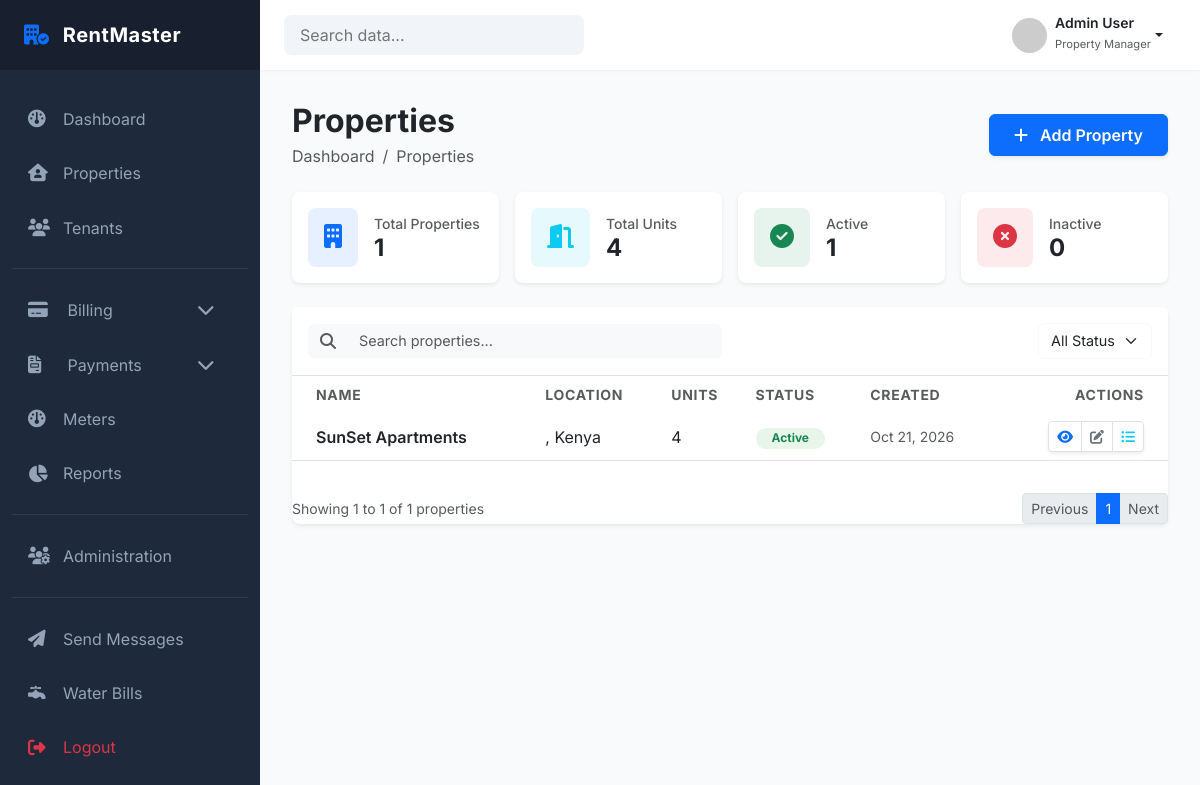
Page /properties/ (signed in) on the committed database.
### properties/models.py (models this page shows, shortened)
class Property(models.Model):
    landlord = models.ForeignKey(
        settings.AUTH_USER_MODEL,
        on_delete=models.PROTECT,
        related_name="properties",
        limit_choices_to={"role": "LANDLORD"}
    )
    name = models.CharField(max_length=150)
    description = models.TextField(blank=True)
    address_line_1 = models.CharField(max_length=250)
    address_line_2 = models.CharField(max_length=255, blank=True)
    country = models.CharField(max_length=100)
    county = models.CharField(max_length=100, blank=True)
    postal_code = models.CharField(max_length=20, blank=True)
    is_active = models.BooleanField(default=True)
    created_at = models.DateTimeField(auto_now_add=True)
    updated_at = models.DateTimeField(auto_now=True)
    class Meta:
        constraints = [
            UniqueConstraint(
                fields=["landlord", "name"],
                name="unique_property_name_per_landlord"
            )
        ]
        ordering = ["-created_at"]

### properties/views.py (the view)
# urls.py: path('', views.property_list, name='property_list'),
@login_required
def property_list(request):
    query = request.GET.get("q")
    page_number = request.GET.get("page")
    status = request.GET.get("status")
    properties = get_properties_for_user(request.user)
    if query:
        properties = properties.filter(
            Q(name__icontains=query) |
            Q(county__icontains=query) |
            Q(country__icontains=query)
        )
    if status == "active":
        properties = properties.filter(is_active=True)
    elif status == "inactive":
        properties = properties.filter(is_active=False)
    paginator = Paginator(properties, 5) # 5 per page
    properties = paginator.get_page(page_number)
    stats = get_property_stats(request.user)
    context = {
        'properties': properties,
        'stats': stats,
    }
    if request.headers.get("HX-Request"):
        return render(
            request,
            "properties/partials/property_table_container.html",
            context
        )
    return render(request, 'properties/property_list.html', context)

### properties/services/property_service.py (called while the page is built)
def get_properties_for_user(user):
    return Property.objects.filter(landlord=user).order_by('-created_at')

def get_property_stats(user):
    properties = Property.objects.filter(landlord=user)
    total_properties = properties.count()
    active_properties = properties.filter(is_active=True).count()
    inactive_properties = properties.filter(is_active=False).count()
    total_units = sum([p.units.count() for p in properties])
    return {
        "total": total_properties,
        "active": active_properties,
        "inactive": inactive_properties,
        "units": total_units,
    }

### templates/properties/property_list.html (shortened to what this page needs)
{% extends 'dashboard/base_dashboard.html' %}
{% load static %}
{% block extra_css %}
<link rel="stylesheet" href="{% static 'properties/css/property_list.css' %}">
{% endblock %}
{% block content %}
<div class="container-fluid p-0">
  <div class="d-flex justify-content-between align-items-center mb-4">
    <div>
      <h2 class="fw-bold mb-1">Properties</h2>
      <nav aria-label="breadcrumb">
        <ol class="breadcrumb mb-0">
          <li class="breadcrumb-item">
            <a href="#" class="text-decoration-none text-muted">Dashboard</a>
          </li>
          <li class="breadcrumb-item active" aria-current="page">Properties</li>
        </ol>
      </nav>
    </div>
    <a href="{% url 'properties:add_property' %}" class="btn btn-primary px-4 py-2 fw-semibold shadow-sm">
      <i class="fa-solid fa-plus me-2"></i> Add Property
    </a>
  </div>
  <div class="row row-cols-1 row-cols-md-2 row-cols-lg-4 g-3 mb-4">
    <div class="col">
      <div class="card border-0 shadow-sm rounded-3 h-100">
        <div class="card-body d-flex align-items-center p-3">
          <div
            class="flex-shrink-0 bg-primary bg-opacity-10 text-primary rounded-3 p-3 me-3"
          >
            <i class="fa-solid fa-building fs-4"></i>
          </div>
          <div>
            <p class="text-muted small fw-medium mb-0">Total Properties</p>
            <h4 class="fw-bold mb-0">{{ stats.total }}</h4>
          </div>
        </div>
      </div>
    </div>
    <div class="col">
      <div class="card border-0 shadow-sm rounded-3 h-100">
        <div class="card-body d-flex align-items-center p-3">
          <div
            class="flex-shrink-0 bg-info bg-opacity-10 text-info rounded-3 p-3 me-3"
          >
            <i class="fa-solid fa-door-open fs-4"></i>
          </div>
          <div>
            <p class="text-muted small fw-medium mb-0">Total Units</p>
            <h4 class="fw-bold mb-0">{{ stats.units }}</h4>
          </div>
        </div>
      </div>
    </div>
    <div class="col">
      <div class="card border-0 shadow-sm rounded-3 h-100">
        <div class="card-body d-flex align-items-center p-3">
          <div
            class="flex-shrink-0 bg-success bg-opacity-10 text-success rounded-3 p-3 me-3"
          >
            <i class="fa-solid fa-circle-check fs-4"></i>
          </div>
          <div>
            <p class="text-muted small fw-medium mb-0">Active</p>
            <h4 class="fw-bold mb-0">{{ stats.active }}</h4>
          </div>
        </div>
      </div>
    </div>
    <div class="col">
      <div class="card border-0 shadow-sm rounded-3 h-100">
        <div class="card-body d-flex align-items-center p-3">
          <div
            class="flex-shrink-0 bg-danger bg-opacity-10 text-danger rounded-3 p-3 me-3"
          >
            <i class="fa-solid fa-circle-xmark fs-4"></i>
          </div>
          <div>
            <p class="text-muted small fw-medium mb-0">Inactive</p>
            <h4 class="fw-bold mb-0">{{ stats.inactive }}</h4>
          </div>
        </div>
      </div>
    </div>
  </div>
  <div class="card border-0 shadow-sm rounded-3">
    <div class="card-header bg-white border-bottom py-3">
      <div class="row g-3 align-items-center">
        <div class="col-md-6">
          <div class="input-group">
            <span class="input-group-text bg-light border-0"
              ><i class="fa-solid fa-magnifying-glass text-muted"></i
            ></span>
            <input
              type="text"
              name="q"
              value="{{ request.GET.q }}"
              class="form-control bg-light border-0 shadow-none"
              placeholder="Search properties..."
              hx-get="{% url 'properties:property_list' %}"
              hx-trigger="keyup delay:400ms"
              hx-target="#property-table-container"
              hx-push-url="true"
              hx-include="[name='q'], [name='status']"
            />
          </div>
        </div>
        <div class="col-md-6 text-md-end">
          <select
            class="form-select d-inline-block w-auto border-light shadow-none"
            name="status"
            hx-get="{% url 'properties:property_list' %}"
            hx-trigger="change"
            hx-target="#property-table-container"
            hx-push-url="true"
            hx-include="[name='q'], [name='status']"
          >
            <option value="all" {% if request.GET.status == "all" %}selected{% endif %}>All Status</option>
          </select>
        </div>
      </div>
    </div>
    <div id="property-table-container">
      <div class="table-responsive">
        {% include "properties/partials/property_table_container.html" %}
      </div>
    </div>
  </div>
</div>
{% endblock %}

### templates/properties/partials/property_table_container.html (shortened to what this page needs)
<table class="table table-hover align-middle mb-0">
    <thead class="bg-light">
        <tr>
            <th class="ps-4 border-0 text-muted small text-uppercase fw-bold">
            Name
            </th>
            <th class="border-0 text-muted small text-uppercase fw-bold">
            Location
            </th>
            <th class="border-0 text-muted small text-uppercase fw-bold">
            Units
            </th>
            <th class="border-0 text-muted small text-uppercase fw-bold">
            Status
            </th>
            <th class="border-0 text-muted small text-uppercase fw-bold">
            Created
            </th>
            <th
            class="pe-4 border-0 text-muted small text-uppercase fw-bold text-end"
            >
            Actions
            </th>
        </tr>
    </thead>
    <tbody class="border-top-0" id="property-table-body">
        {% for property in properties %}
        <tr>
            <td class="ps-4 fw-semibold text-dark">
                {{ property.name }}
            </td>
            <td>
                {{ property.county }}, {{ property.country }}
            </td>
            <td>
                {{ property.units.count }}
            </td>
            <td>
                {% if property.is_active %}
                <span class="badge rounded-pill bg-success-subtle text-success px-3">
                    Active
                </span>
                {% else %}
                <span class="badge rounded-pill bg-danger-subtle text-danger px-3">
                    Inactive
                </span>
                {% endif %}
            </td>
            <td class="text-muted small">
                {{ property.created_at|date:"M d, Y" }}
            </td>
            <td class="pe-4 text-end">
                <div class="btn-group shadow-sm">
                <a href="{% url 'properties:property_detail' property.id %}" class="btn btn-sm btn-white border text-primary" title="View">
                    <i class="fa-solid fa-eye"></i>
                </a>
                <a href="{% url 'properties:edit_property' property.id %}" class="btn btn-sm btn-white border text-secondary" title="Edit">
                    <i class="fa-solid fa-pen-to-square"></i>
                </a>
                <a href="{% url 'properties:property_units' property.id %}" class="btn btn-sm btn-white border text-info" title="Units">
                    <i class="fa-solid fa-list-ul"></i>
                </a>
                </div>
            </td>
            </tr>
            {% empty %}
            <tr>
            <td colspan="6" class="text-center text-muted py-4">
                No properties found.
            </td>
        </tr>
        {% endfor %}
    </tbody>
</table>
<div class="card-footer bg-white border-0 py-3"></div>
    <nav class="d-flex justify-content-between align-items-center">
        <span class="text-muted small">
            Showing {{ properties.start_index }} to {{ properties.end_index }} of {{ properties.paginator.count }} properties
        </span>
        <ul class="pagination pagination-sm mb-0">
            {% if properties.has_previous %}
            <li class="page-item">
            <a
                class="page-link"
                hx-get="?page={{ properties.previous_page_number }}&q={{ request.GET.q }}"
                hx-target="#property-table-container"
                hx-push-url="true"
            >
                Previous
            </a>
            </li>
            {% else %}
            <li class="page-item disabled">
            <span class="page-link">Previous</span>
            </li>
            {% endif %}
            {% for num in properties.paginator.page_range %}
            {% if num == properties.number %}
                <li class="page-item active">
                <span class="page-link">{{ num }}</span>
                </li>
            {% endif %}
            {% endfor %}
            {% if properties.has_next %}
            <li class="page-item">
            <a
                class="page-link"
                hx-get="?page={{ properties.next_page_number }}&q={{ request.GET.q }}"
                hx-target="#property-table-container"
                hx-push-url="true"
            >
                Next
            </a>
            </li>
            {% else %}
            <li class="page-item disabled">
            <span class="page-link">Next</span>
            </li>
            {% endif %}
        </ul>
    </nav>
</div>

### static/dashboard/css/dashboard.css (style rules this page uses)
:root { --sidebar-width: 260px; --primary-color: #2563eb; --dark-blue: #1e293b; --light-bg: #f8fafc; --top-navbar-height: 70px; }
body { font-family: "Inter", sans-serif; background-color: var(--light-bg); overflow-x: hidden; }

### static/properties/css/property_list.css (style rules this page uses)
.btn-white { background-color: #fff; }
.bg-success-subtle { background-color: #e8f5e9 !important; }
.table thead th { letter-spacing: 0.05em; }
.form-select, .form-control { font-size: 0.9rem; }

### rows in the picture
Property: name "SunSet Apartments", country "Kenya", units.count "4", is_active "Active", created_at "Oct 21, 2026"

### other values in the picture
{{ stats.total }} "1"
{{ stats.units }} "4"
{{ stats.active }} "1"
{{ stats.inactive }} "0"
{{ properties.start_index }} "1"
{{ properties.end_index }} "1"
{{ properties.paginator.count }} "1"
{{ num }} "1"
